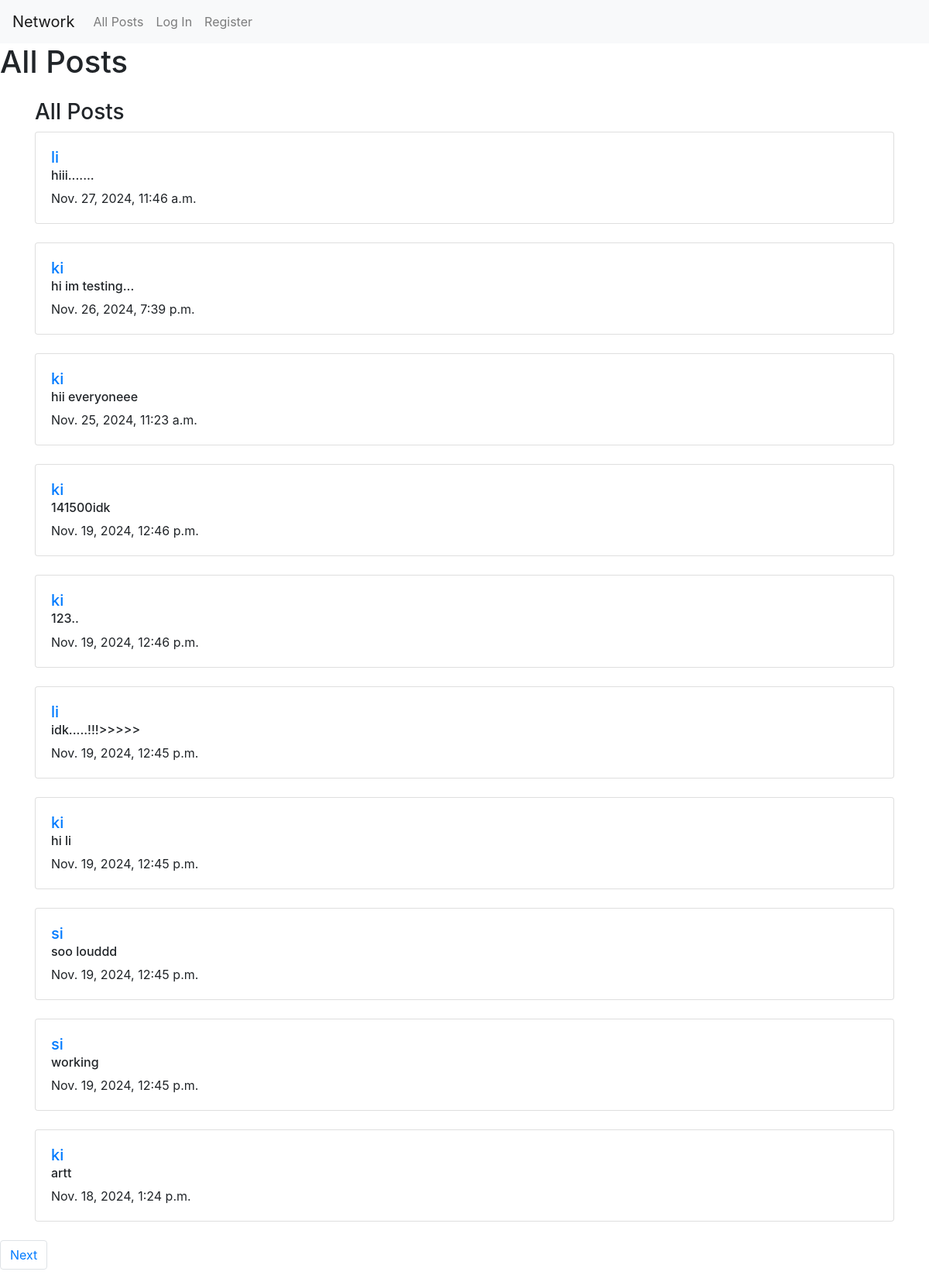
The page / on the database its author committed.
### network/models.py (models this page shows, shortened)
class Post(models.Model):
    content =models.CharField(max_length=200)
    user=models.ForeignKey(User,on_delete=models.CASCADE,related_name="author")
    date=models.DateTimeField(auto_now_add=True)

class User(AbstractUser):
    pass

### network/views.py (the view)
# urls.py: path("", views.index, name="index"),
def index(request):
    all_posts = Post.objects.all().order_by("-id")
    paginator = Paginator(all_posts, 10)
    page_num = request.GET.get('page', 1)
    page_post = paginator.get_page(page_num)
    liked_post_ids = []
    if request.user.is_authenticated:
        liked_post_ids = Like.objects.filter(user=request.user).values_list('post_id', flat=True)
    return render(request, "network/index.html", {
        "all_posts": all_posts,
        "page_post": page_post,
        "liked_post": list(liked_post_ids)  # Convert to list for template
    })

### network/templates/network/index.html (shortened to what this page needs)
{% extends "network/layout.html" %}
{% block body %}
<h1>All Posts</h1>
<div class="container mt-4">
    <h3>All Posts</h3>
    <div class="all-posts">
        {% for post in page_post %}
            <div class="card mb-4">
                <div class="card-body">
                    <h5 class="username"><a href="{% url 'profile' user_id=post.user.id %}">{{ post.user }}</a></h5>
                    <h6 class="card-subtitle mb-2 text-body-secondary" id="post_content_{{ post.id }}">{{ post.content }}</h6>
                    <p class="card-text">{{ post.date }}</p>
                </div>
            </div>
        {% endfor %}
    </div>
</div>
<nav aria-label="Page navigation example">
  <ul class="pagination">
    {% if page_post.has_next %}
      <li class="page-item"><a class="page-link" href="?page={{page_post.next_page_number}}">Next</a></li>
    {% endif %}
  </ul>
</nav>
{% endblock %}

### rows shown on the page
Post: user "li", content "hiii.......", date "Nov. 27, 2024, 11:46 a.m."
Post: user "ki", content "hi im testing...", date "Nov. 26, 2024, 7:39 p.m."
Post: user "ki", content "hii everyoneee", date "Nov. 25, 2024, 11:23 a.m."
Post: user "ki", content "141500idk", date "Nov. 19, 2024, 12:46 p.m."
Post: user "ki", content "123..", date "Nov. 19, 2024, 12:46 p.m."
Post: user "li", content "idk.....!!!>>>>>", date "Nov. 19, 2024, 12:45 p.m."
Post: user "ki", content "hi li", date "Nov. 19, 2024, 12:45 p.m."
Post: user "si", content "soo louddd", date "Nov. 19, 2024, 12:45 p.m."
Post: user "si", content "working", date "Nov. 19, 2024, 12:45 p.m."
Post: user "ki", content "artt", date "Nov. 18, 2024, 1:24 p.m."
